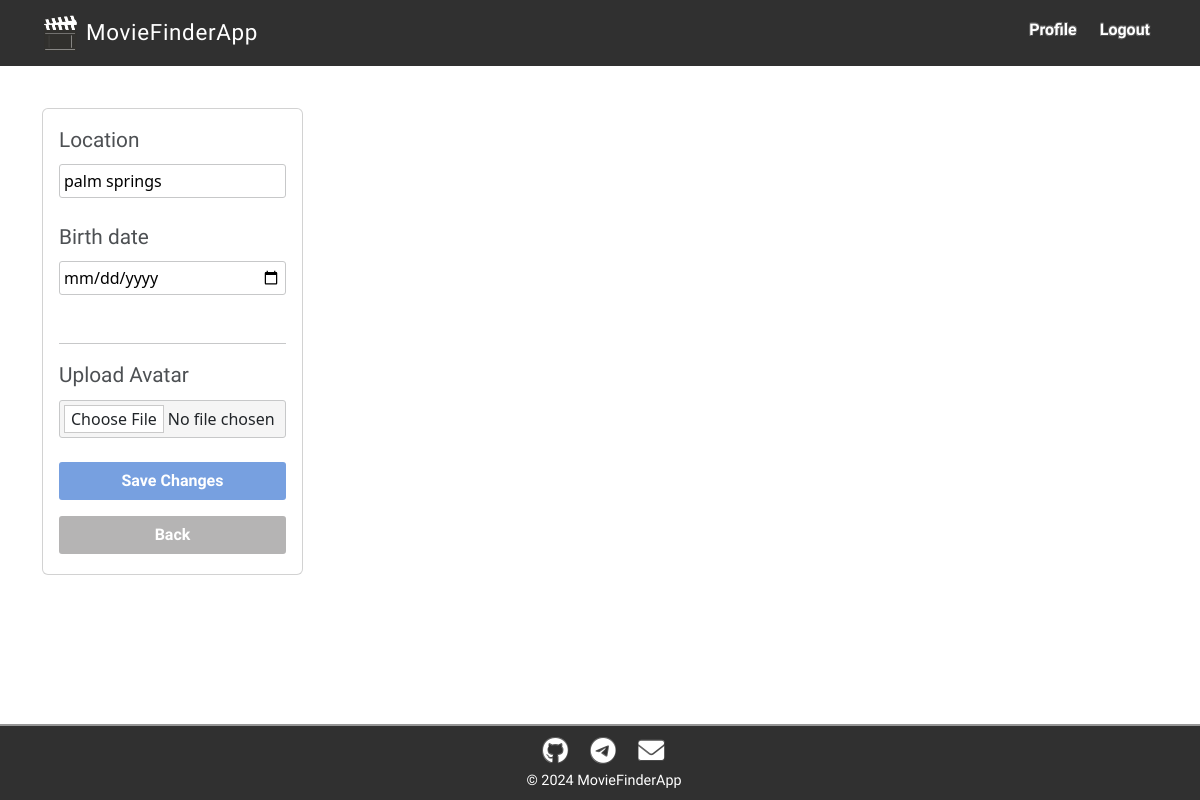
Page /accounts/profile/edit/ (signed in) on the earlier database version.
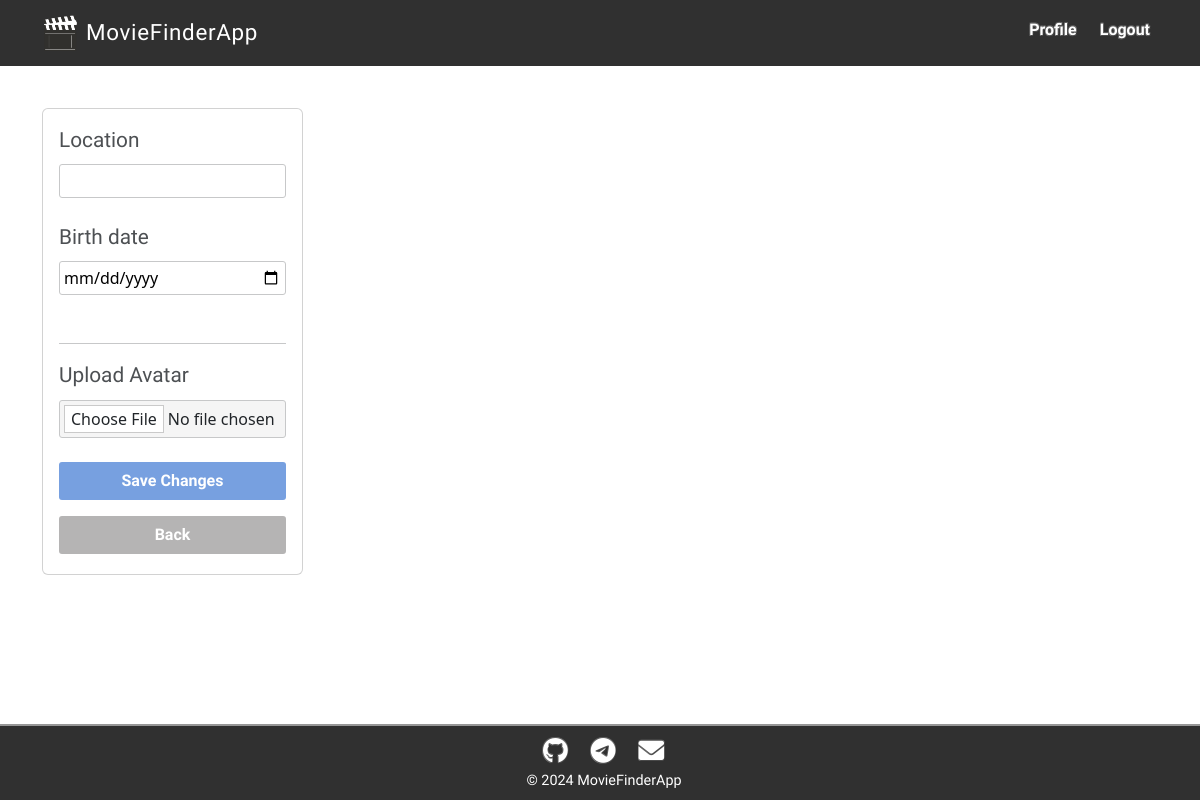
Same page on the later database version.
### accounts/models.py (models this page shows, shortened)
class UserProfile(models.Model):
    user = models.OneToOneField(CustomUser, on_delete=models.CASCADE, related_name='profile')
    avatar = models.ImageField(upload_to='avatars/', blank=True, null=True)
    birth_date = models.DateField(blank=True, null=True)
    location = models.CharField(max_length=100, blank=True, null=True)

### accounts/views.py (the view)
# urls.py: path('profile/edit/', edit_profile, name='edit_profile'),
@login_required
def edit_profile(request):
    user_profile, created = UserProfile.objects.get_or_create(user=request.user)
    if request.method == 'POST':
        form = UserProfileForm(request.POST, request.FILES, instance=user_profile)
        if form.is_valid():
            form.save()
            return redirect('accounts:profile')
    else:
        form = UserProfileForm(instance=user_profile)
    return render(request, 'accounts/edit_profile.html', {'form': form})

### accounts/forms.py
class UserProfileForm(forms.ModelForm):
    avatar = forms.ImageField(required=False, label='Upload Avatar')
    birth_date = forms.DateField(required=False, widget=forms.TextInput(attrs={'type': 'date'}))
    location = forms.CharField(required=False, max_length=100)
    class Meta:
        model = UserProfile
        fields = ('avatar', 'birth_date', 'location')

### accounts/templates/accounts/edit_profile.html (shortened to what this page needs)
{% extends 'base.html' %}
{% load static %}
{% block content %}
<div class="container mt-5">
    <div class="row justify-content-start">
        <div class="col-md-3">
            <div class="card mb-5 edit-profile-card">
                <div class="card-body edit-card-body">
                    <form method="POST" enctype="multipart/form-data" class="needs-validation" novalidate>
                         <div class="mb-4">
                            <label for="{{ form.location.id_for_label }}" class="form-label">{{ form.location.label }}</label>
                            {{ form.location }}
                        </div>
                        <div class="mb-5">
                            <label for="{{ form.birth_date.id_for_label }}" class="form-label">{{ form.birth_date.label }}</label>
                            {{ form.birth_date }}
                        </div>
                        <hr>
                        <div class="mb-4">
                            <label for="{{ form.avatar.id_for_label }}" class="form-label">{{ form.avatar.label }}</label>
                            {{ form.avatar }}
                        </div>
                        <div class="text-center">
                            <button type="submit" class="btn btn-save w-100 mb-3">Save Changes</button>
                            <a href="{% url 'accounts:profile' %}" class="btn btn-back w-100 mb-1">Back</a>
                        </div>
                    </form>
                </div>
            </div>
        </div>
    </div>
</div>
{% endblock %}

### movies_project/templates/base.html (shortened to what this page needs)
<!DOCTYPE html>
<html lang="en">
{% load static %}
<head>
    <link href="{% static 'vendor/bootstrap/css/bootstrap.min.css' %}" rel="stylesheet">
    <link href="{% static 'css/custom.css' %}" rel="stylesheet">
    <link rel="stylesheet" href="https://cdnjs.cloudflare.com/ajax/libs/font-awesome/6.0.0-beta3/css/all.min.css">
</head>
<body class="{% block body_class %}{% endblock %} d-flex flex-column min-vh-100"
    data-authenticated="{{ user.is_authenticated|yesno:'true,false' }}">
    <header>
        <nav class="navbar-content navbar navbar-expand-lg custom-navbar fixed-top"
            aria-label="Social media navigation">
            <div class="container">
                <a class="d-flex logo-font align-items-center navbar-brand" href="{% url 'movies_project:home' %}">
                    <img src="{% static 'images/logocinema1.png' %}" alt="Logo"
                        style="width: 36px; height: 36px; margin-right: 8px;">
                    <span class="logo-text">MovieFinderApp</span>
                </a>
                <div class="link-fontcollapse navbar-collapse" id="navbarNav">
                    <ul class="navbar-nav ms-auto">
                        {% if user.is_authenticated %}
                        <li class="nav-item">
                            <a id="profile-link" class="link-font nav-link" href="{% url 'accounts:profile' %}">
                                Profile
                            </a>
                        </li>
                        <li class="nav-item">
                            <a id="logout-link" class="link-font nav-link" href="{% url 'accounts:logout' %}">
                                Logout
                            </a>
                        </li>
                        {% endif %}
                    </ul>
                </div>
            </div>
        </nav>
    </header>
    <main class="flex-grow-1">
        {% block content %}
        {% endblock %}
    </main>
    <footer class="custom-footer text-center py-2 mt-auto">
        <div class="container">
            <nav class="nav justify-content-center m-0" aria-label="Social media navigation">
                <a class="nav-link px-2  p-1" href="https://github.com/MRGiorgiosDev8" target="_blank" title="GitHub"
                    aria-label="GitHub">
                    <i class="fab fa-github github-icon"></i>
                </a>
                <a class="nav-link px-2  p-1" href="https://t.me/mrgiorgio8" target="_blank" title="Telegram"
                    aria-label="Telegram">
                    <i class="fab fa-telegram telegram-icon"></i>
                </a>
                <a class="nav-link px-2 p-1" href="mailto:gerorge.oblivantsev8@gmail.com" target="_blank" title="Gmail"
                    aria-label="Gmail">
                    <i class="fas fa-envelope gmail-icon"></i>
                </a>
            </nav>
            <p class="m-0 ms-2">&copy; 2024 MovieFinderApp</p>
        </div>
    </footer>
</body>
</html>

### movies_project/static/css/custom.css (style rules this page uses)
body { background-color: #ffffff; }
.custom-navbar { z-index: 1050; }
.custom-navbar .logo-font { color: #ffffff; transition: all 0.3s ease-in-out; font-family: "Rowdies", sans-serif; font-weight: 400; font-style: normal; letter-spacing: 0.7px; }
.logo-text { font-size: 1.4rem; }
.custom-footer p { font-weight: 400; color: white; font-family: "Play", sans-serif; font-weight: 400; font-style: normal; font-size: 0.9em; }
.custom-navbar, .custom-footer { background-color: rgb(48, 48, 48); }
.custom-footer { padding-top: 1px; padding-bottom: 1px; border-top: 2px solid rgb(150, 150, 150); }
.custom-footer p { margin-top: 11px; }
.link-font { font-family: "Play", sans-serif; font-weight: bold; font-style: normal; }
main { padding-top: 60px; }
html { scroll-behavior: smooth; }
.custom-footer a { color: #fff; }
.nav-link { color: white !important; text-decoration: none !important; position: relative; padding: 10px 15px; display: inline-block; overflow: hidden; margin-left: 7px; text-shadow: 0.6px 0.6px 0px rgb(73, 73, 73), -0.6px -0.6px 0px rgb(91, 91, 91), 0.6px -0.6px 0px rgb(111, 111, 111), -0.6px 0.6px 0px rgb(116, 116, 116) }
.github-icon, .telegram-icon, .gmail-icon { transition: color 0.3s ease; font-size: 1.6em; color: white; }
.btn-save, .btn-back { font-family: "Play", sans-serif; border-radius: 3px; color: white; font-weight: bold; transition: all ease-in-out 0.3s; }
.btn-save { background-color: #77a0e0; }
.btn-back { background-color: rgba(155, 154, 154, 0.743); color: white; }
.edit-card-body label { font-family: "Play", sans-serif; font-size: 1.3em; padding-right: 6px; opacity: 0.8; }
.edit-card-body input { width: 100%; padding: 4px; border: 1px solid #c7c8c9; border-radius: 3px; }
.edit-card-body input[type="file"] { background-color: whitesmoke; }

Differences in the rows shown:
changed UserProfile: location "palm springs" → (not shown)
